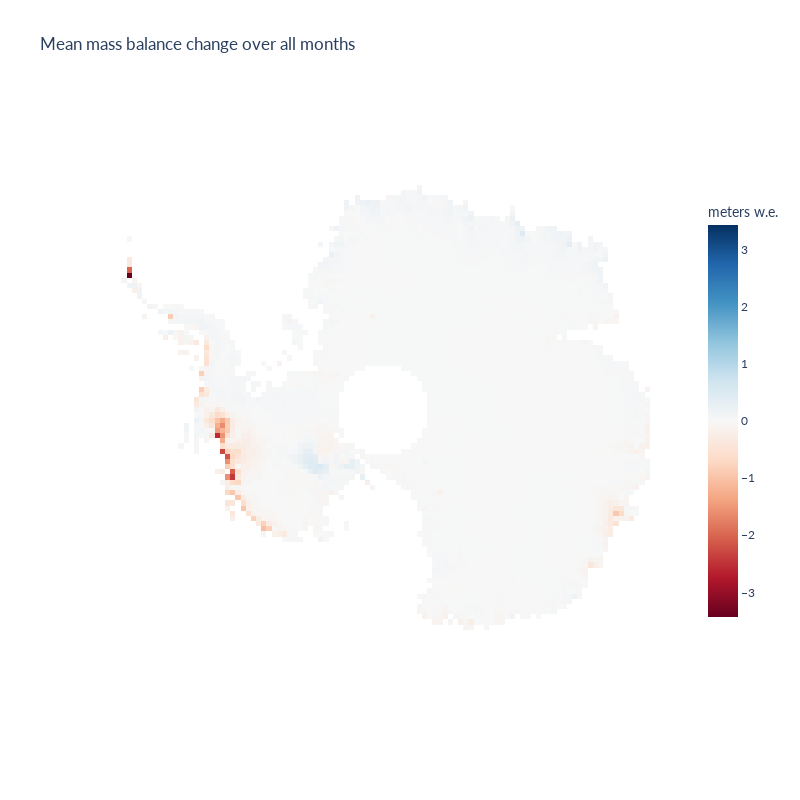

The code cell stored with this chart in its notebook:
### Code cell
fig = go.Figure(go.Heatmap(
    # mean or sum
    z = icesat_50km.mwe.values.squeeze(),
    colorscale = 'RdBu',
    zmid = 0,
    ))

fig.update_layout(
    title = "Mean mass balance change over all months",
)

fig.update_traces(colorbar_orientation = "v")
fig.update_traces(colorbar_title = "meters w.e.")
fig.update_traces(colorbar_len = 0.7)

fig.update_layout(
    height = 800,
    width = 800,
    yaxis_scaleanchor = "x",
)

fig.update_xaxes(visible = False)
fig.update_yaxes(visible = False)

fig.update_layout(template = "plotly_white")
fig.update_layout(font_family = "Lato")
# fig.update_layout(font_family = "Open Sans")

fig.show()

### Figure 1 — Plotly figure (JSON) as saved in the notebook; plotly's stock layout.template omitted (floating-point values rounded to 4 significant figures; data arrays with more than 128 entries replaced by an {"elided": "..."} marker saying what was removed)
{"data": [{"colorbar": {"len": 0.7, "orientation": "v", "title": {"text": "meters w.e."}}, "colorscale": [[0, "rgb(103,0,31)"], [0.1, "rgb(178,24,43)"], [0.2, "rgb(214,96,77)"], [0.3, "rgb(244,165,130)"], [0.4, "rgb(253,219,199)"], [0.5, "rgb(247,247,247)"], [0.6, "rgb(209,229,240)"], [0.7, "rgb(146,197,222)"], [0.8, "rgb(67,147,195)"], [0.9, "rgb(33,102,172)"], [1, "rgb(5,48,97)"]], "type": "heatmap", "z": {"elided": "97x117 float values"}, "zmid": 0}], "layout": {"font": {"family": "Lato"}, "height": 800, "title": {"text": "Mean mass balance change over all months"}, "width": 800, "xaxis": {"visible": false}, "yaxis": {"scaleanchor": "x", "visible": false}}}
